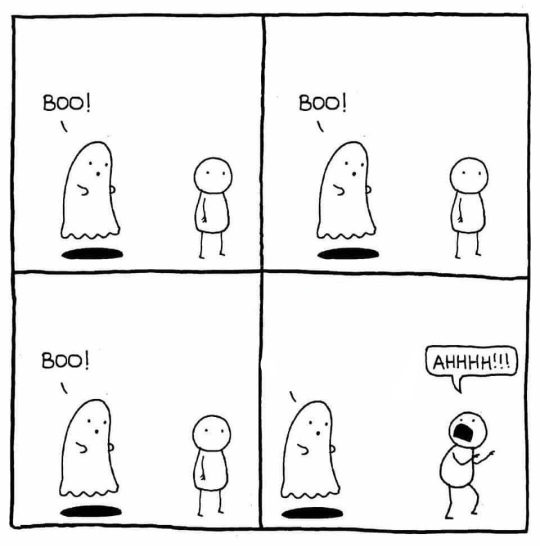
#> input picture boo.png, 1080 x 1092 px (shown at 1/2 size)
$ python test.py
#> lines starting #> are read from the running program, lines starting #| are printed output that depends on the picture
from PIL import Image , ImageDraw , ImageFont

img = Image.open('boo.png')
#> img is the input picture: PIL image 1080x1092 RGBA; mean R, G, B, A 237.1, 237.1, 237.1, 255
draw = ImageDraw.Draw(img)
font = ImageFont.truetype('arial.ttf' , 30)
text = 'abcdefghijklmnop'
draw.text((553,660) , text , (0,0,0) , font = font)
draw.text((553,710) , text , (0,0,0) , font = font)
img.show()
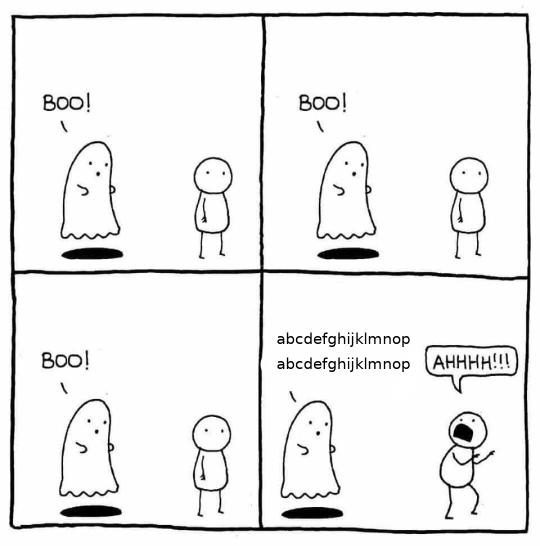
#> shown: PIL image 1080x1092 RGBA (shown at 1/2 size); mean R, G, B, A 236.3, 236.3, 236.3, 255
